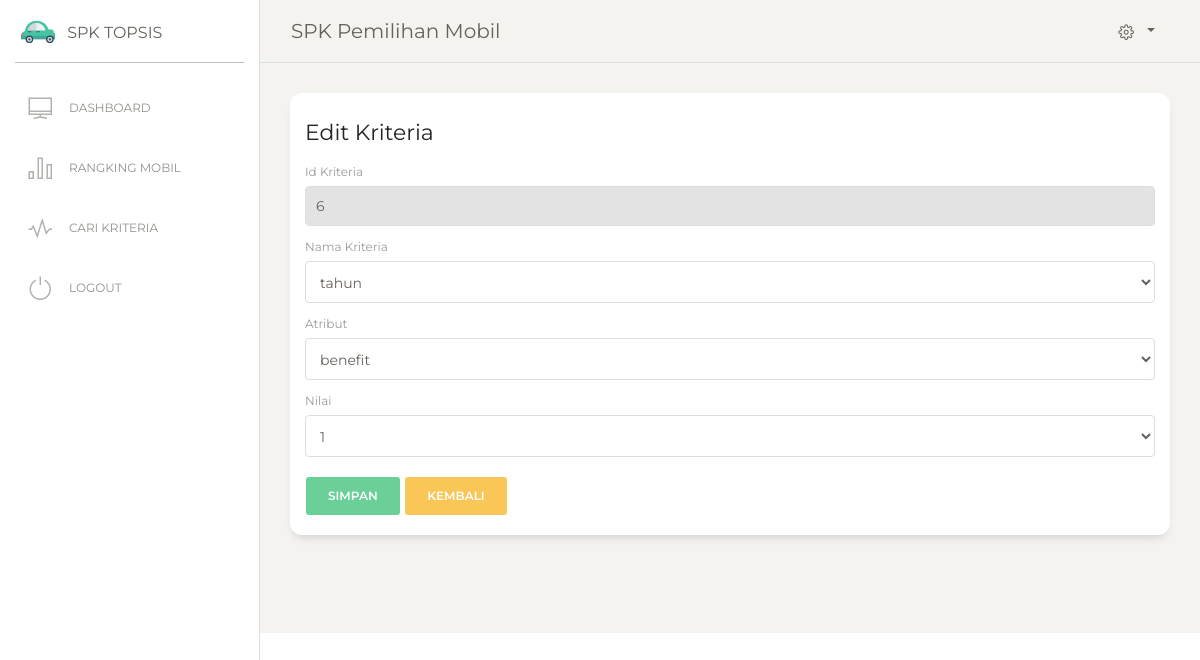
Page /editkriteria.php?idk=6 (signed in) on the earlier database version.
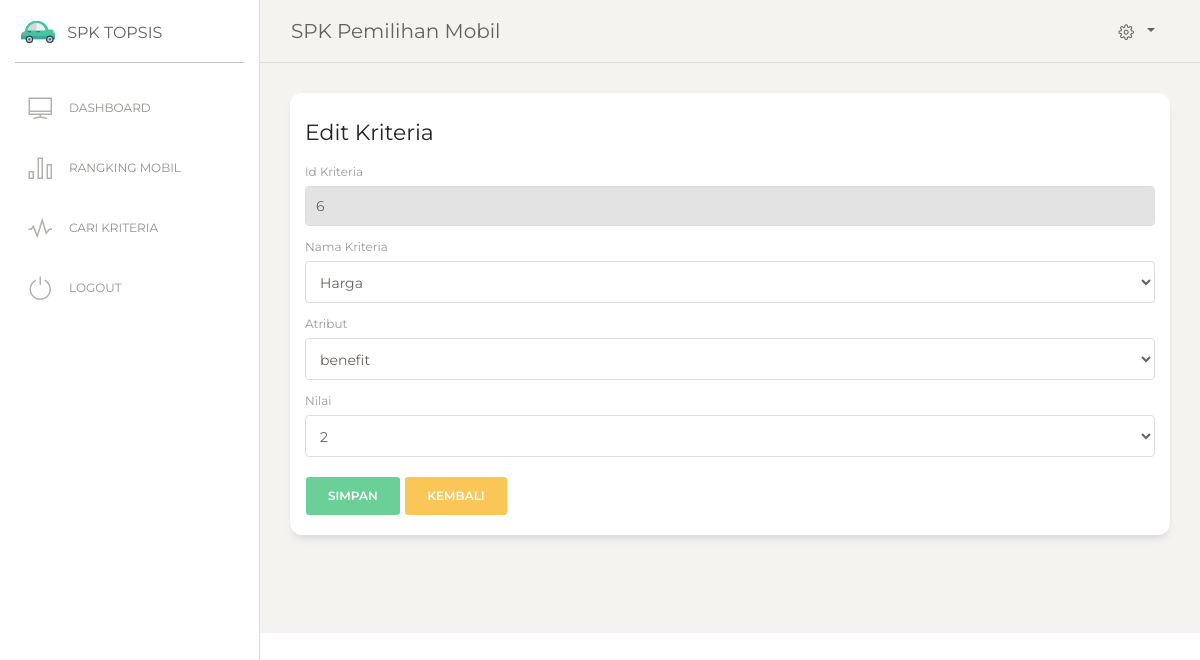
Same page on the later database version.
### tables this page shows
CREATE TABLE IF NOT EXISTS `tb_kriteria` (
  `id_kriteria` int(11) NOT NULL AUTO_INCREMENT,
  `atribut` varchar(50) NOT NULL,
  `bobot_nilai` varchar(50) NOT NULL,
  `nama_kriteria` varchar(50) NOT NULL,
  PRIMARY KEY (`id_kriteria`)
);

### editkriteria.php (the view, shortened to what the changed rows need)
<?php
include "header.php";
include "menu.php";
include("connect.php");
?>
    <?php
    $id=$_GET['idk'];
    $show_kelas="SELECT * FROM tb_kriteria WHERE id_kriteria='$id'";
    $hasil_kelas=mysql_query($show_kelas,$koneksi);
    $view_kelas=mysql_fetch_row($hasil_kelas);
    ?>
<div class="content">
  <div class="row">
    <div class="col-md-12">
      <div class="card ">
        <div class="card-header ">
                  <form action="" method="post" enctype="multipart/form-data">
                                <div class="form-group">
                                <label>Id Kriteria</label>
                                <input readonly type="text" class="form-control" name="id_kriteria" value="<?php print($view_kelas[0]);?>"/>
                              </div>
                              <div class="form-group">
                                <label>Nama Kriteria</label>
                                <select class="form-control" name="kriteria">
                                <?php
                                $tampil=mysql_query("SELECT * FROM tb_kriteria ORDER BY id_kriteria");
                                while($w=mysql_fetch_array($tampil)){
                                  if ($view_kelas[1]==$w[id_kriteria]){
                                    echo "<option value=$w[id_kriteria] selected>$w[nama_kriteria]</option>";
                                  }
                                  else{
                                    echo "<option value=$w[id_kriteria]>$w[nama_kriteria]</option>";
                                  }
                                }
                                ?>
                                </select>
                              </div>
                              <div class="form-group">
                                <label>Atribut</label>
                                <select class="form-control" name="atribut">
                                              <?php
                                              if ($view_kelas[1]=='benefit'){
                                                echo '
                                                <option value="benefit" selected>benefit</option>
                                                <option value="cost">cost</option>
                                                ';
                                              } else {
                                                echo '
                                                <option value="benefit">benefit</option>
                                                <option value="cost" selected>cost</option>
                                                ';
                                              }
                                              ?>
                                            </select>
                              </div>
                              <div class="form-group">
                                <label>Nilai</label>
                                <select class="form-control" name="nilai">
                                              <?php
                                              if ($view_kelas[2]=='1'){
                                                echo '
                                                <option value="1" selected>1</option>
                                                <option value="2">2</option>
                                                <option value="3">3</option>
                                                <option value="4">4</option>
                                                <option value="5">5</option>
                                                ';
                                              } else if ($view_kelas[2]=='2') {
                                                echo '
                                                <option value="1">1</option>
                                                <option value="2" selected>2</option>
                                                <option value="3">3</option>
                                                <option value="4">4</option>
                                                <option value="5">5</option>
                                                ';
                                              } else if ($view_kelas[2]=='3') {
                                                echo '
                                                <option value="1">1</option>
                                                <option value="2">2</option>
                                                <option value="3" selected>3</option>
                                                <option value="4">4</option>
                                                <option value="5">5</option>
                                                ';
                                              } else if ($view_kelas[2]=='4') {
                                                echo '
                                                <option value="1">1</option>
                                                <option value="2">2</option>
                                                <option value="3">3</option>
                                                <option value="4" selected>4</option>
                                                <option value="5">5</option>
                                                ';
                                              }
                                              ?>
                                            </select>
                              </div>
                            </form>
                            </div>
                        </div>
                    </div>
                </div>
            </div>
<?php
include "footer.php";
?>

Differences in the rows shown:
changed tb_kriteria "benefit": nilai "1" → "2"
Other differences:
form field kriteria: "tahun" → "Harga"
